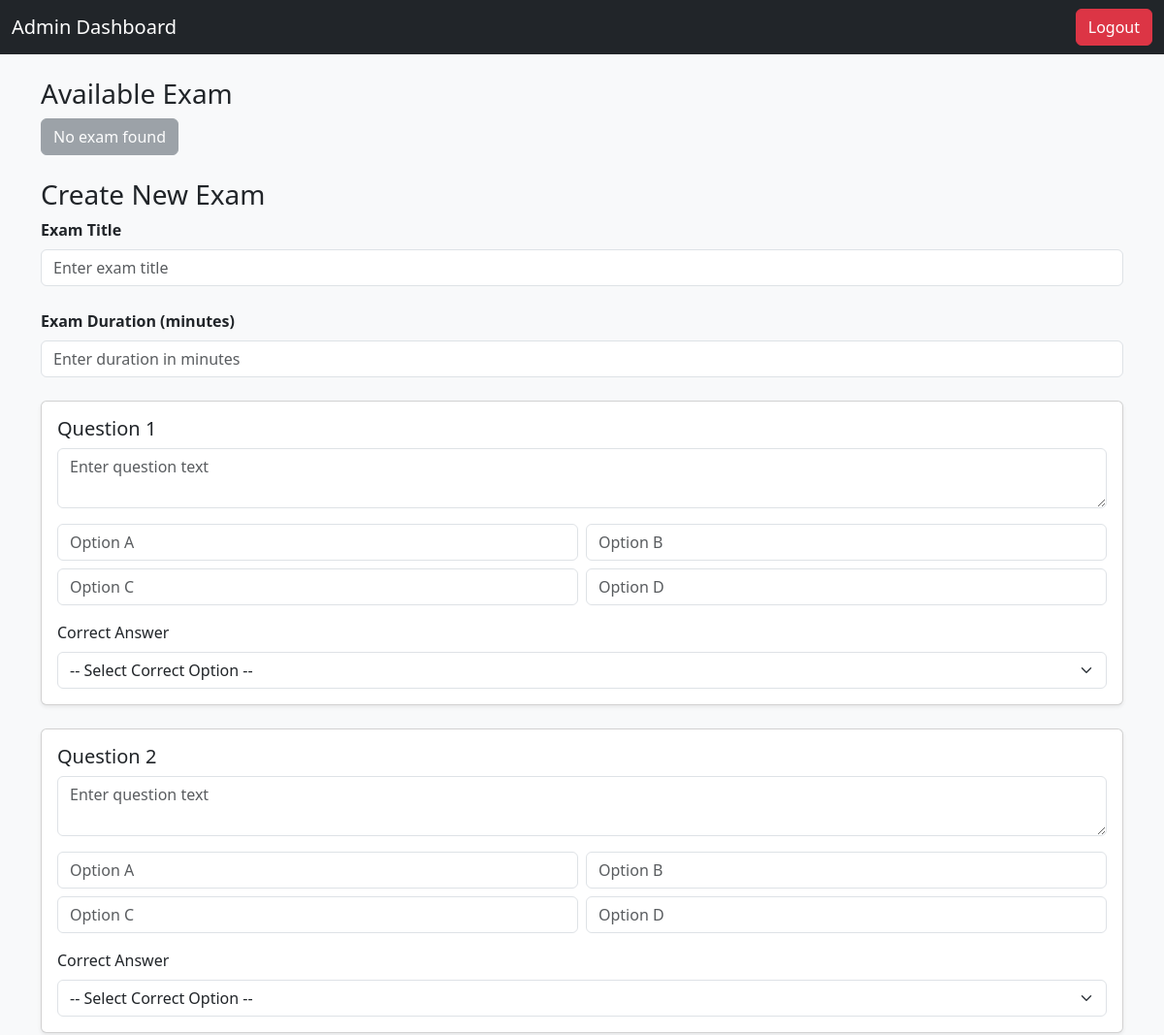
Page /admin/manage-exams (signed in, upper part) on the earlier database version.
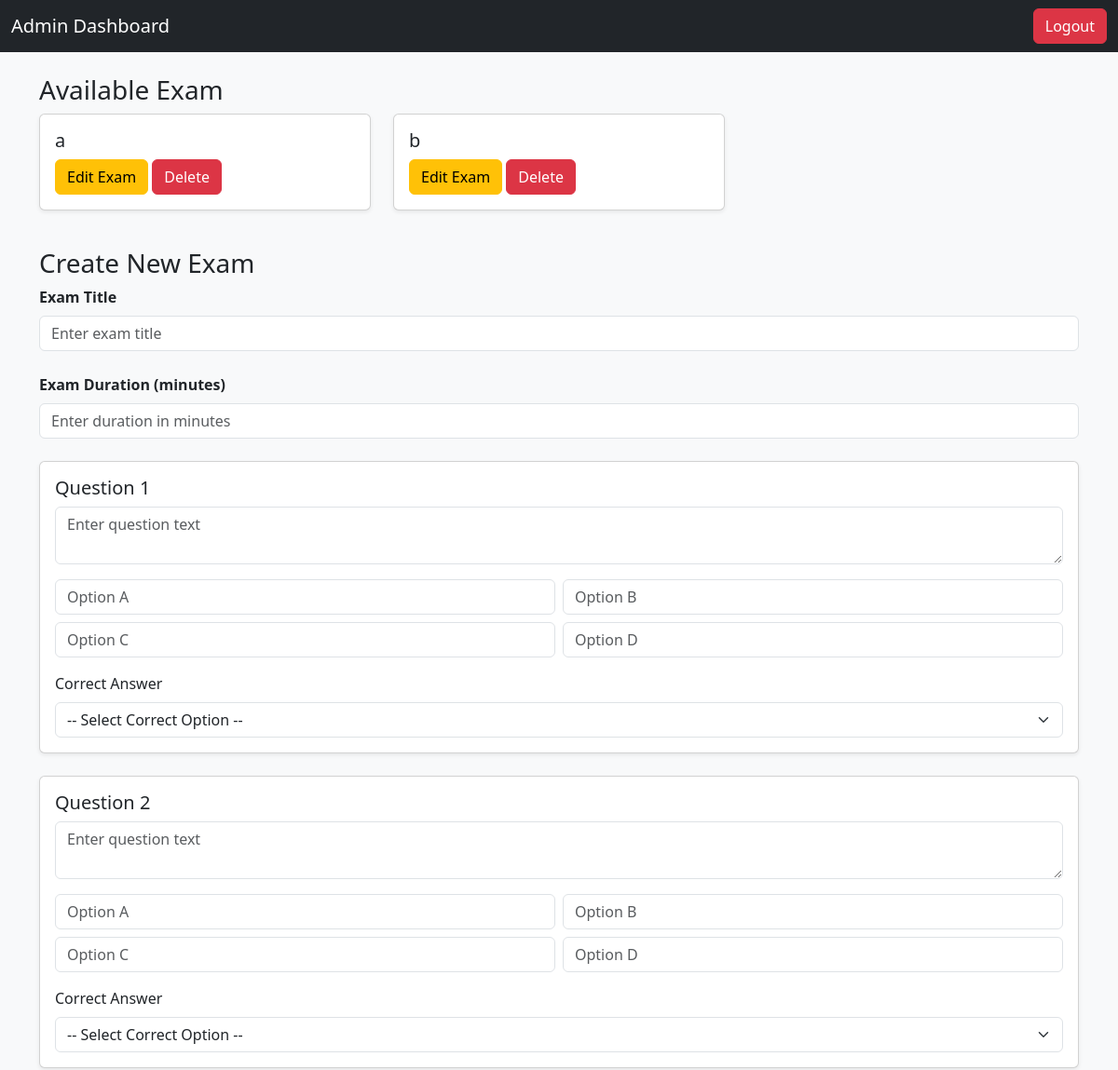
Same page on the later database version.
### models/exam.py (models this page shows)
class Exam(db.Model):
    __tablename__ = "exams"
    id = db.Column(db.Integer, primary_key=True)
    title = db.Column(db.String(100), nullable=False)
    duration = db.Column(db.Integer, nullable=False, default=30)  # in minutes
    questions = db.relationship(
        "Question", backref="exam", cascade="all, delete-orphan", lazy=True
    )
    results = db.relationship(
        "Result", backref="exam", cascade="all, delete-orphan", lazy=True
    )
    enrollments = db.relationship(
        "Enrollment",
        back_populates="exam",
        lazy=True,
        cascade="all, delete-orphan"
    )

### routes/admin_routes.py (the view, shortened to what this page needs)
@admin_bp.route("/manage-exams", methods=["GET", "POST"])
@login_required
def manage_exams():
    exams = Exam.query.all()
    return render_template("admin_manage_exams.html", exams=exams)

### app.py (called while the page is built)
def create_app():
    app = Flask(__name__, instance_relative_config=True)
    app.config.from_object("config.Config")
    app.config.from_pyfile("config.py", silent=True)
    db.init_app(app)
    login_manager.init_app(app)
    @login_manager.user_loader
    def load_user(user_id):
        return User.query.get(int(user_id))
    app.register_blueprint(auth_bp)
    app.register_blueprint(admin_bp)
    app.register_blueprint(student_bp)
    @app.route("/")
    def index():
        return render_template("landing.html")   # shows login/register options
    return app

### templates/admin_manage_exams.html (shortened to what this page needs)
<!DOCTYPE html>
<html lang="en">
<head>
  <link href="https://cdn.jsdelivr.net/npm/bootstrap@5.3.0/dist/css/bootstrap.min.css" rel="stylesheet">
</head>
<body class="bg-light">
  <nav class="navbar navbar-dark bg-dark">
    <div class="container-fluid">
      <a class="navbar-brand" href="{{ url_for('admin.dashboard') }}">Admin Dashboard</a>
      <a href="{{ url_for('auth.logout') }}" class="btn btn-danger">Logout</a>
    </div>
  </nav>
  <div class="container mt-4">
    <div class="row">
      <h3>Available Exam</h3>
      {% if exams %}
      {% for exam in exams %}
      <div class="col-md-4 mb-3">
        <div class="card shadow-sm">
          <div class="card-body">
            <h5 class="card-title">{{ exam.title }}</h5>
            <button class="btn btn-warning" data-bs-toggle="modal" data-bs-target="#editExamModal{{ exam.id }}">
              Edit Exam
            </button>
            <button class="btn btn-danger" data-bs-toggle="modal" data-bs-target="#deleteExamModal{{ exam.id }}">
              Delete
            </button>
          </div>
        </div>
      </div>
      {% endfor %}
      {% else %}
      <div class="col-12">
        <button class="btn btn-secondary" disabled>No exam found</button>
      </div>
      {% endif %}
    </div>
  </div>
  <div class="container mt-4">
    <h3>Create New Exam</h3>
    <form method="POST" action="{{ url_for('admin.manage_exams') }}">
      <div class="mb-4">
        <label class="form-label"><strong>Exam Title</strong></label>
        <input type="text" name="exam_title" class="form-control" placeholder="Enter exam title" required>
      </div>
      <div class="mb-4">
        <label class="form-label"><strong>Exam Duration (minutes)</strong></label>
        <input type="number" name="exam_duration" class="form-control" placeholder="Enter duration in minutes" required
          min="1">
      </div>
      {% for i in range(1, 6) %}
      <div class="card mb-4 shadow-sm">
        <div class="card-body">
          <h5 class="card-title">Question {{ i }}</h5>
          <div class="mb-3">
            <textarea name="question_{{ i }}" class="form-control" placeholder="Enter question text" rows="2"
              required></textarea>
          </div>
          <div class="row g-2">
            <div class="col-md-6">
              <input type="text" name="optionA_{{ i }}" class="form-control" placeholder="Option A" required>
            </div>
            <div class="col-md-6">
              <input type="text" name="optionB_{{ i }}" class="form-control" placeholder="Option B" required>
            </div>
            <div class="col-md-6">
              <input type="text" name="optionC_{{ i }}" class="form-control" placeholder="Option C" required>
            </div>
            <div class="col-md-6">
              <input type="text" name="optionD_{{ i }}" class="form-control" placeholder="Option D" required>
            </div>
          </div>
          <div class="mt-3">
            <label class="form-label">Correct Answer</label>
            <select name="correct_{{ i }}" class="form-select" required>
              <option value="">-- Select Correct Option --</option>
            </select>
          </div>
        </div>
      </div>
      {% endfor %}
    </form>
  </div>
</body>
</html>

Differences in the rows shown:
added Exam: title "a"
added Exam: title "b"
Other differences:
text no longer shown: "No exam found"
